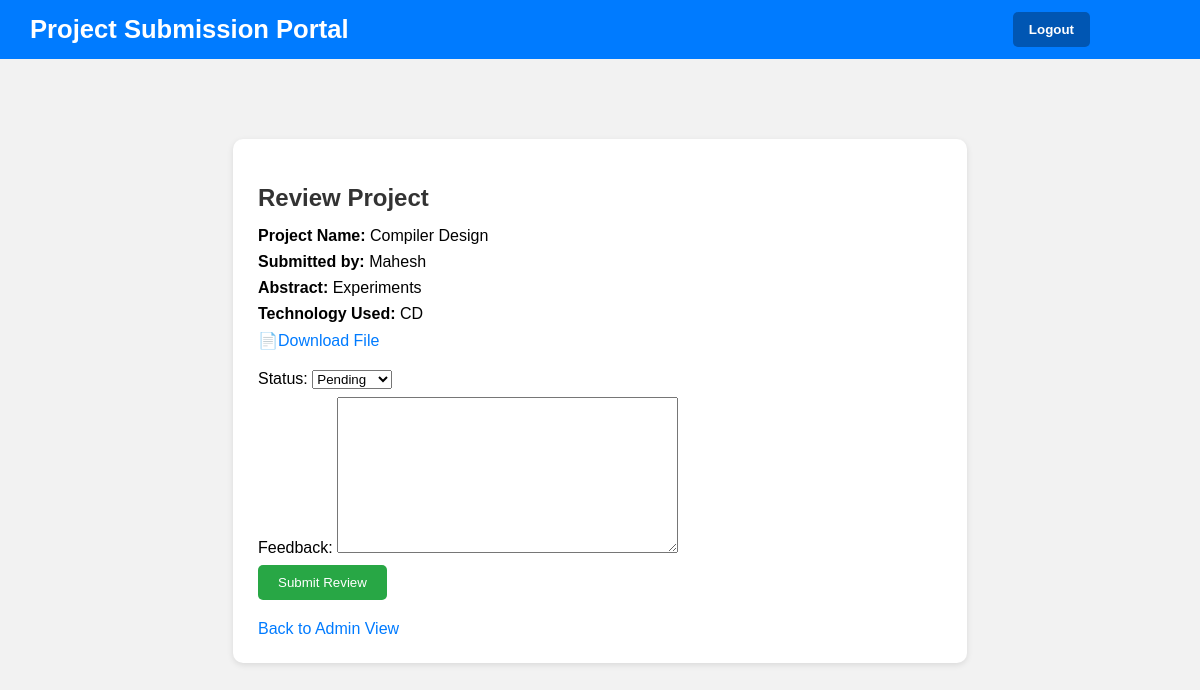
The app's page /review/12/ (signed in) with its own data.
### PortalApp/models.py (models this page shows, shortened)
class Project(models.Model):
    student = models.ForeignKey(User, on_delete=models.CASCADE)
    title = models.CharField(max_length=200)
    abstract = models.TextField()
    technology_used = models.CharField(max_length=255)
    file = models.FileField(upload_to='projects/', validators=[validate_file_type])
    submitted_at = models.DateTimeField(auto_now_add=True)
    status_choices = [
        ('Pending', 'Pending'),
        ('Approved', 'Approved'),
        ('Rejected', 'Rejected')
    ]
    status = models.CharField(max_length=20, choices=status_choices, default='Pending')
    feedback = models.TextField(blank=True, null=True)

### PortalApp/views.py (the view)
# urls.py: path('review/<int:project_id>/', views.review_project, name='review_project'),
@login_required
def review_project(request, project_id):
    if not request.user.is_staff:
        return redirect('dashboard')
    project = get_object_or_404(Project, id=project_id)
    if request.method == 'POST':
        form = ReviewForm(request.POST, instance=project)
        if form.is_valid():
            form.save()
            send_mail(
                subject='Project Review Update',
                message=f'Your project "{project.title}" has been {project.status}. Feedback: {project.feedback}',
                from_email=settings.DEFAULT_FROM_EMAIL,
                recipient_list=[project.student.email],
                fail_silently=True,
            )
            return redirect('admin_view')
    else:
        form = ReviewForm(instance=project)
    return render(request, 'review.html', {'form': form, 'project': project})

### PortalApp/forms.py
class ReviewForm(forms.ModelForm):
    class Meta:
        model = Project
        fields = ['status', 'feedback']

### PortalApp/templates/review.html (shortened to what this page needs)
{% extends "base.html" %}
{% block content %}
<div class="container">
    <h2>Review Project</h2>
    <p><strong>Project Name:</strong> {{ project.title }}</p>
    <p><strong>Submitted by:</strong> {{ project.student.username }}</p>
    <p><strong>Abstract:</strong> {{ project.abstract }}</p>
    <p><strong>Technology Used:</strong> {{ project.technology_used }}</p>
    <p><a href="{{ project.file.url }}" target="_blank">📄Download File</a></p>
    <form method="post">
        {{ form.as_p }}
        <button type="submit">Submit Review</button>
    </form>
    <a class="back-link" href="{% url 'admin_view' %}">Back to Admin View</a>
</div>
{% endblock %}

### PortalApp/templates/base.html (style rules this page uses)
body { margin: 0; font-family: Arial, sans-serif; background-color: #f2f2f2; }

### PortalApp/templates/review.html (style rules this page uses)
.container { width: 60%; margin: 50px auto; background: #fff; padding: 25px; border-radius: 10px; box-shadow: 0 2px 6px rgba(0,0,0,0.1); font-family: Arial, sans-serif; }
h2 { color: #333; margin-bottom: 15px; }
p { margin: 8px 0; }
a { color: #007bff; text-decoration: none; }
form { margin-top: 20px; }
button { padding: 10px 20px; background-color: #28a745; border: none; color: #fff; border-radius: 5px; cursor: pointer; }
.back-link { display: block; margin-top: 20px; }

### records on screen
Project: title "Compiler Design", student.username "Mahesh", abstract "Experiments", technology_used "CD", status "Pending"
